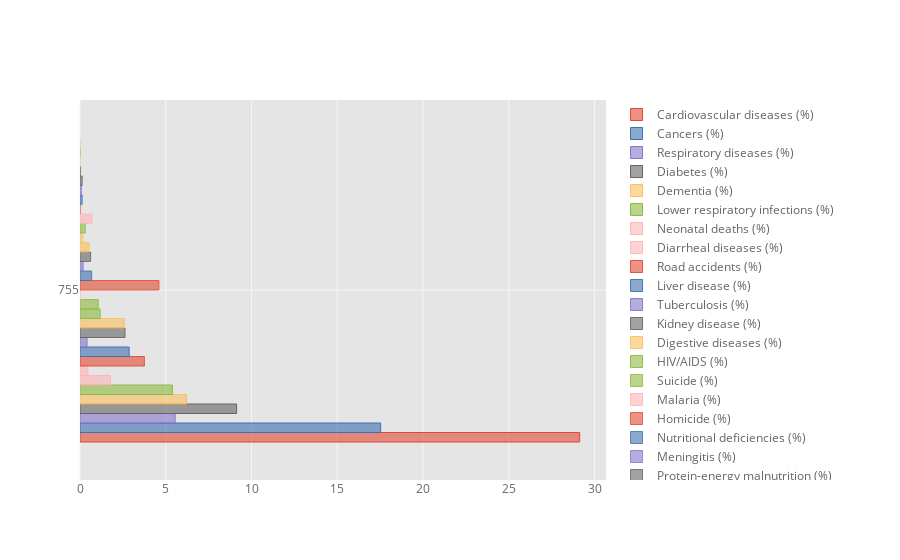

The notebook cell saved with this chart:
### Code cell
df.query('country == "Brazil" and year==2016').loc[:, 'Cardiovascular diseases (%)':].iplot(kind='barh')sorted

### Figure 1 — Plotly figure (JSON) as saved in the notebook; plotly's stock layout.template omitted (floating-point values rounded to 4 significant figures)
{"data": [{"marker": {"color": "rgba(226, 74, 51, 0.6)", "line": {"color": "rgba(226, 74, 51, 1.0)", "width": 1}}, "name": "Cardiovascular diseases (%)", "orientation": "h", "text": "", "type": "bar", "uid": "bf6be76f-58f1-4055-ad63-8263d28a5349", "x": [29.13], "y": [755]}, {"marker": {"color": "rgba(62, 111, 176, 0.6)", "line": {"color": "rgba(62, 111, 176, 1.0)", "width": 1}}, "name": "Cancers (%)", "orientation": "h", "text": "", "type": "bar", "uid": "dcb30ced-0cbf-47c3-acf4-24a2e12f2601", "x": [17.53], "y": [755]}, {"marker": {"color": "rgba(132, 118, 202, 0.6)", "line": {"color": "rgba(132, 118, 202, 1.0)", "width": 1}}, "name": "Respiratory diseases (%)", "orientation": "h", "text": "", "type": "bar", "uid": "e0511cb8-704f-4f8a-939b-96e76d2778ff", "x": [5.545], "y": [755]}, {"marker": {"color": "rgba(101, 101, 101, 0.6)", "line": {"color": "rgba(101, 101, 101, 1.0)", "width": 1}}, "name": "Diabetes (%)", "orientation": "h", "text": "", "type": "bar", "uid": "a405420b-8ed9-47d9-a546-03ba454281cb", "x": [9.132], "y": [755]}, {"marker": {"color": "rgba(251, 193, 94, 0.6)", "line": {"color": "rgba(251, 193, 94, 1.0)", "width": 1}}, "name": "Dementia (%)", "orientation": "h", "text": "", "type": "bar", "uid": "c4d3c1f8-5674-44df-8e35-ab547bd19f7d", "x": [6.208], "y": [755]}, {"marker": {"color": "rgba(142, 186, 66, 0.6)", "line": {"color": "rgba(142, 186, 66, 1.0)", "width": 1}}, "name": "Lower respiratory infections (%)", "orientation": "h", "text": "", "type": "bar", "uid": "eb1c46d0-8a71-4a6d-bb9e-ec34bae348b2", "x": [5.389], "y": [755]}, {"marker": {"color": "rgba(255, 181, 184, 0.6)", "line": {"color": "rgba(255, 181, 184, 1.0)", "width": 1}}, "name": "Neonatal deaths (%)", "orientation": "h", "text": "", "type": "bar", "uid": "3c00067d-6b2b-451d-8de4-c8c1fcd5fd89", "x": [1.778], "y": [755]}, {"marker": {"color": "rgba(255, 181, 184, 0.6)", "line": {"color": "rgba(255, 181, 184, 0.8999999999999999)", "width": 1}}, "name": "Diarrheal diseases (%)", "orientation": "h", "text": "", "type": "bar", "uid": "667a98a0-cc93-4662-bffa-5acc5bb997f4", "x": [0.4618], "y": [755]}, {"marker": {"color": "rgba(226, 74, 51, 0.6)", "line": {"color": "rgba(226, 74, 51, 0.8999999999999999)", "width": 1}}, "name": "Road accidents (%)", "orientation": "h", "text": "", "type": "bar", "uid": "86c14733-e804-46b6-a4ce-ca05d0d89343", "x": [3.753], "y": [755]}, {"marker": {"color": "rgba(62, 111, 176, 0.6)", "line": {"color": "rgba(62, 111, 176, 0.8999999999999999)", "width": 1}}, "name": "Liver disease (%)", "orientation": "h", "text": "", "type": "bar", "uid": "ceb6c45c-d232-4d3c-b016-6b394011840c", "x": [2.868], "y": [755]}, {"marker": {"color": "rgba(132, 118, 202, 0.6)", "line": {"color": "rgba(132, 118, 202, 0.8999999999999999)", "width": 1}}, "name": "Tuberculosis (%)", "orientation": "h", "text": "", "type": "bar", "uid": "eaefa056-311c-4a48-b12e-562f1e9b7f24", "x": [0.4106], "y": [755]}, {"marker": {"color": "rgba(101, 101, 101, 0.6)", "line": {"color": "rgba(101, 101, 101, 0.8999999999999999)", "width": 1}}, "name": "Kidney disease (%)", "orientation": "h", "text": "", "type": "bar", "uid": "0e361ea0-7646-43ea-9005-7e8d825f1b7d", "x": [2.626], "y": [755]}, {"marker": {"color": "rgba(251, 193, 94, 0.6)", "line": {"color": "rgba(251, 193, 94, 0.8999999999999999)", "width": 1}}, "name": "Digestive diseases (%)", "orientation": "h", "text": "", "type": "bar", "uid": "172a00f9-09e1-417e-a795-3235440466bb", "x": [2.579], "y": [755]}, {"marker": {"color": "rgba(142, 186, 66, 0.6)", "line": {"color": "rgba(142, 186, 66, 0.8999999999999999)", "width": 1}}, "name": "HIV/AIDS (%)", "orientation": "h", "text": "", "type": "bar", "uid": "9d42cfc1-99d3-40cd-8c26-fca93300c699", "x": [1.179], "y": [755]}, {"marker": {"color": "rgba(142, 186, 66, 0.6)", "line": {"color": "rgba(142, 186, 66, 0.7999999999999998)", "width": 1}}, "name": "Suicide (%)", "orientation": "h", "text": "", "type": "bar", "uid": "f66fefe2-2d64-40aa-9b21-ce24d4c9661e", "x": [1.067], "y": [755]}, {"marker": {"color": "rgba(255, 181, 184, 0.6)", "line": {"color": "rgba(255, 181, 184, 0.7999999999999998)", "width": 1}}, "name": "Malaria (%)", "orientation": "h", "text": "", "type": "bar", "uid": "1fae3e88-8402-48fd-8bc7-ee139a66e87f", "x": [0.006113], "y": [755]}, {"marker": {"color": "rgba(226, 74, 51, 0.6)", "line": {"color": "rgba(226, 74, 51, 0.7999999999999998)", "width": 1}}, "name": "Homicide (%)", "orientation": "h", "text": "", "type": "bar", "uid": "fd5d5f18-4890-4d88-948b-f4f3726701e8", "x": [4.603], "y": [755]}, {"marker": {"color": "rgba(62, 111, 176, 0.6)", "line": {"color": "rgba(62, 111, 176, 0.7999999999999998)", "width": 1}}, "name": "Nutritional deficiencies (%)", "orientation": "h", "text": "", "type": "bar", "uid": "dfdfeba9-621a-4455-a2d7-48e6cfb8fcca", "x": [0.6765], "y": [755]}, {"marker": {"color": "rgba(132, 118, 202, 0.6)", "line": {"color": "rgba(132, 118, 202, 0.7999999999999998)", "width": 1}}, "name": "Meningitis (%)", "orientation": "h", "text": "", "type": "bar", "uid": "544d0b4f-7fb5-4c83-9bff-a81b3166fd27", "x": [0.1835], "y": [755]}, {"marker": {"color": "rgba(101, 101, 101, 0.6)", "line": {"color": "rgba(101, 101, 101, 0.7999999999999998)", "width": 1}}, "name": "Protein-energy malnutrition (%)", "orientation": "h", "text": "", "type": "bar", "uid": "175c4b50-5b3a-4b60-a7ef-7b0880204e5e", "x": [0.6206], "y": [755]}, {"marker": {"color": "rgba(251, 193, 94, 0.6)", "line": {"color": "rgba(251, 193, 94, 0.7999999999999998)", "width": 1}}, "name": "Drowning (%)", "orientation": "h", "text": "", "type": "bar", "uid": "0b711c32-b877-4401-b1d1-69f8d6a87d4a", "x": [0.528], "y": [755]}, {"marker": {"color": "rgba(251, 193, 94, 0.6)", "line": {"color": "rgba(251, 193, 94, 0.7)", "width": 1}}, "name": "Maternal deaths (%)", "orientation": "h", "text": "", "type": "bar", "uid": "ed74003b-df69-4516-a227-4119e756f1bd", "x": [0.1586], "y": [755]}, {"marker": {"color": "rgba(142, 186, 66, 0.6)", "line": {"color": "rgba(142, 186, 66, 0.7)", "width": 1}}, "name": "Parkinson disease (%)", "orientation": "h", "text": "", "type": "bar", "uid": "3da1b383-a914-4a1a-8c9c-77f29411e397", "x": [0.3107], "y": [755]}, {"marker": {"color": "rgba(255, 181, 184, 0.6)", "line": {"color": "rgba(255, 181, 184, 0.7)", "width": 1}}, "name": "Alcohol disorders (%)", "orientation": "h", "text": "", "type": "bar", "uid": "c03b319f-17a4-4219-9d80-608146df874d", "x": [0.702], "y": [755]}, {"marker": {"color": "rgba(226, 74, 51, 0.6)", "line": {"color": "rgba(226, 74, 51, 0.7)", "width": 1}}, "name": "Intestinal infectious diseases (%)", "orientation": "h", "text": "", "type": "bar", "uid": "32a3c21e-c31e-4f09-9d41-1b0ef2d48d4a", "x": [0.002684], "y": [755]}, {"marker": {"color": "rgba(62, 111, 176, 0.6)", "line": {"color": "rgba(62, 111, 176, 0.7)", "width": 1}}, "name": "Drug disorders (%)", "orientation": "h", "text": "", "type": "bar", "uid": "85f17922-c4f9-4e3a-9e5e-f02651c6409e", "x": [0.1286], "y": [755]}, {"marker": {"color": "rgba(132, 118, 202, 0.6)", "line": {"color": "rgba(132, 118, 202, 0.7)", "width": 1}}, "name": "Hepatitis (%)", "orientation": "h", "text": "", "type": "bar", "uid": "9102923d-358c-42aa-9248-5cc80eff1e98", "x": [0.08698], "y": [755]}, {"marker": {"color": "rgba(101, 101, 101, 0.6)", "line": {"color": "rgba(101, 101, 101, 0.7)", "width": 1}}, "name": "Fire (%)", "orientation": "h", "text": "", "type": "bar", "uid": "b46075b0-fab6-470d-8142-541f53fef7c8", "x": [0.1309], "y": [755]}, {"marker": {"color": "rgba(101, 101, 101, 0.6)", "line": {"color": "rgba(101, 101, 101, 0.5999999999999999)", "width": 1}}, "name": "Heat-related (hot and cold exposure) (%)", "orientation": "h", "text": "", "type": "bar", "uid": "eb0b00dc-8c05-477c-b4d5-69a1e7fac212", "x": [0.02301], "y": [755]}, {"marker": {"color": "rgba(251, 193, 94, 0.6)", "line": {"color": "rgba(251, 193, 94, 0.5999999999999999)", "width": 1}}, "name": "Natural disasters (%)", "orientation": "h", "text": "", "type": "bar", "uid": "b2764635-7ffe-4931-820b-4f8e1eb7798c", "x": [0], "y": [755]}, {"marker": {"color": "rgba(142, 186, 66, 0.6)", "line": {"color": "rgba(142, 186, 66, 0.5999999999999999)", "width": 1}}, "name": "Conflict (%)", "orientation": "h", "text": "", "type": "bar", "uid": "962db931-f075-422f-9221-658f351ca993", "x": [0], "y": [755]}, {"marker": {"color": "rgba(255, 181, 184, 0.6)", "line": {"color": "rgba(255, 181, 184, 0.5999999999999999)", "width": 1}}, "name": "Terrorism (%)", "orientation": "h", "text": "", "type": "bar", "uid": "68a1c960-5330-4817-9c44-315531d5559e", "x": [0], "y": [755]}], "layout": {"legend": {"bgcolor": "#FFFFFF", "font": {"color": "#666666"}}, "paper_bgcolor": "#FFFFFF", "plot_bgcolor": "#E5E5E5", "title": {"font": {"color": "#151516"}}, "xaxis": {"gridcolor": "#F6F6F6", "showgrid": true, "tickfont": {"color": "#666666"}, "title": {"font": {"color": "#666666"}, "text": ""}, "zerolinecolor": "#F6F6F6"}, "yaxis": {"gridcolor": "#F6F6F6", "showgrid": true, "tickfont": {"color": "#666666"}, "title": {"font": {"color": "#666666"}, "text": ""}, "zerolinecolor": "#F6F6F6"}}}
